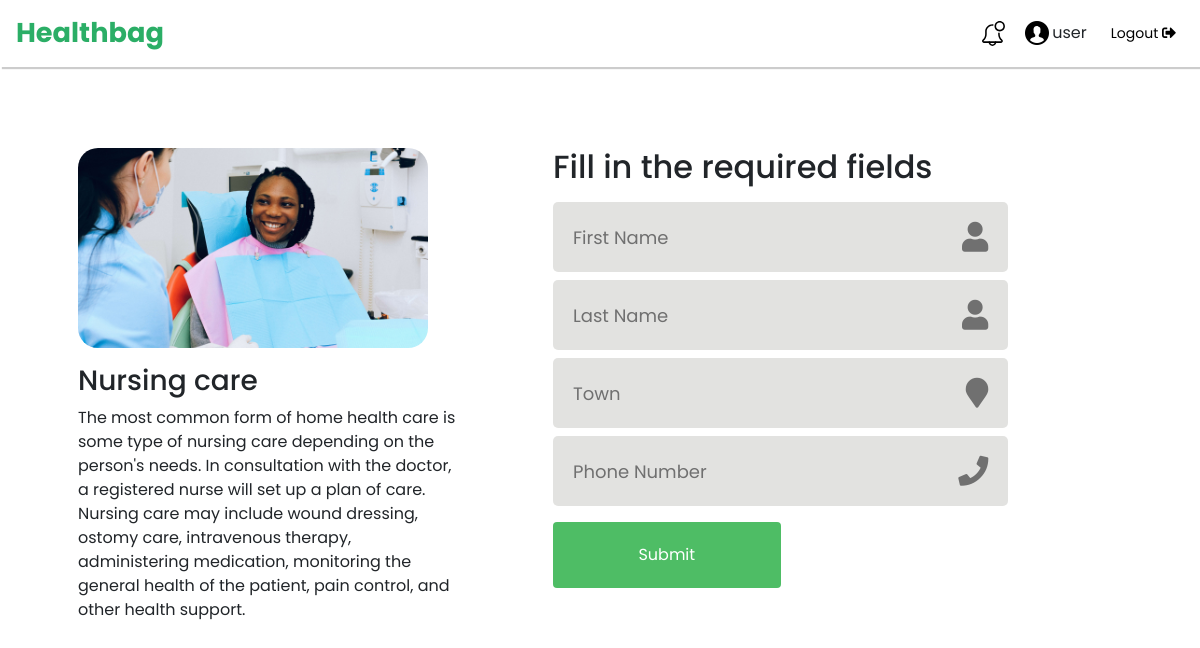
The app's page /dashboard/servicerequest.php?id=2 with its own data.
### tables this page shows
CREATE TABLE `servicestbl` (
  `id` int(11) NOT NULL,
  `title` varchar(50) NOT NULL,
  `img` varchar(1000) NOT NULL,
  `description` varchar(5000) NOT NULL
);

### class/chatbot.php (the view, shortened to what this page needs)
<?php
class Chatbot
{
	public $db;
	function __construct() {
		$this->db = new mysqli("localhost","root","","chatbot");
	}
	public function getServiceDetails($id)
	{
		$stmt=$this->db->prepare("SELECT * FROM servicestbl WHERE id =?");
		$stmt->bind_param('i',$id);
		$stmt->execute();
		$stmt->bind_result($id,$title,$img,$description);
		while($stmt->fetch())
		{
			echo '
			<div style="background-image:url(../'.$img.');" class="servicerequest-img">
			</div>
			<h3 class="mt-3">'.$title.'</h3>
			<p>'.$description.'</p>
			';
		}
	}
}
?>

### css/main.css (style rules this page uses)
* { padding: 0px; margin:0px; font-family: 'Poppins', sans-serif; }
.servicerequest-img { height: 200px; width:350px; background-size: cover; background-repeat: no-repeat; border-radius: 20px; }

### records on screen
servicestbl: img (picture), title "Nursing care", description "The most common form of home health care is some type of nursing care depending on the person's needs. In consultation with the doctor, a registered nurse will set up a plan of care. Nursing care may include wound dressing, ostomy care, intravenous therapy, administering medication, monitoring the general health of the patient, pain control, and other health support."
